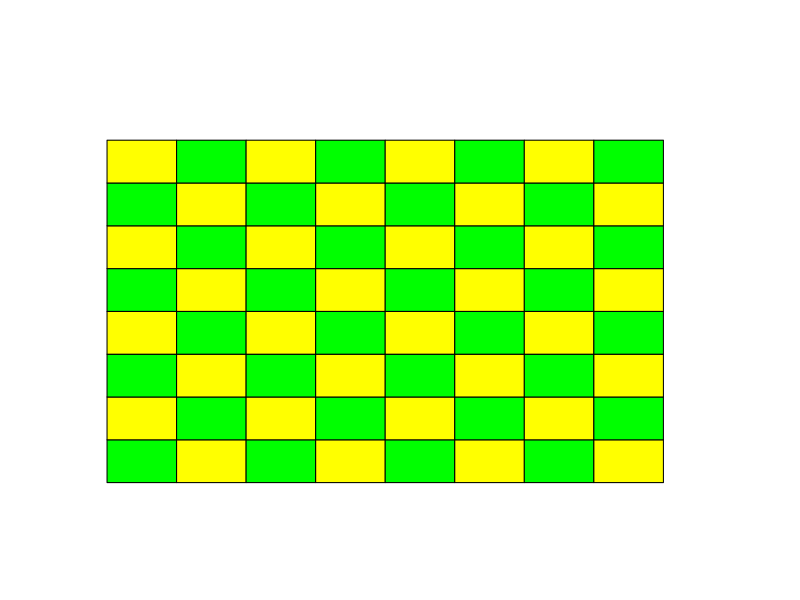

The R source for this figure:
# We can use list, vectors, data frame, etc. as iterator in a for loop
dice_list <- list(1, 2, 3, 4, 5, 6)
class(dice_list)
for (i in dice_list){
  print(i)
}

dice_vector <- c(1, 2, 3, 4, 5, 6)
class(dice_vector)
for (i in dice_vector){
  print(i)
}

dice_dataframe <- data.frame(1, 2, 3, 4, 5, 6)
class(dice_dataframe)  
for (i in dice_dataframe){
  print(i)
}


# We can also put a for loop in another for loop
plot(0, 0, type = "n", xlim = c(0, 9), ylim = c(0, 9), 
     xlab = "", ylab = "", axes = F)

for (i in 1:8) {
  for (j in 1:8) {
    if ((i + j) %% 2 == 0) {
      polygon(c(i, i, i - 1, i - 1), c(j, j - 1, j - 1, j), col = "green")
    } else {
      polygon(c(i, i, i - 1, i - 1), c(j, j - 1, j - 1, j), col = "yellow")
    }
  }
}
